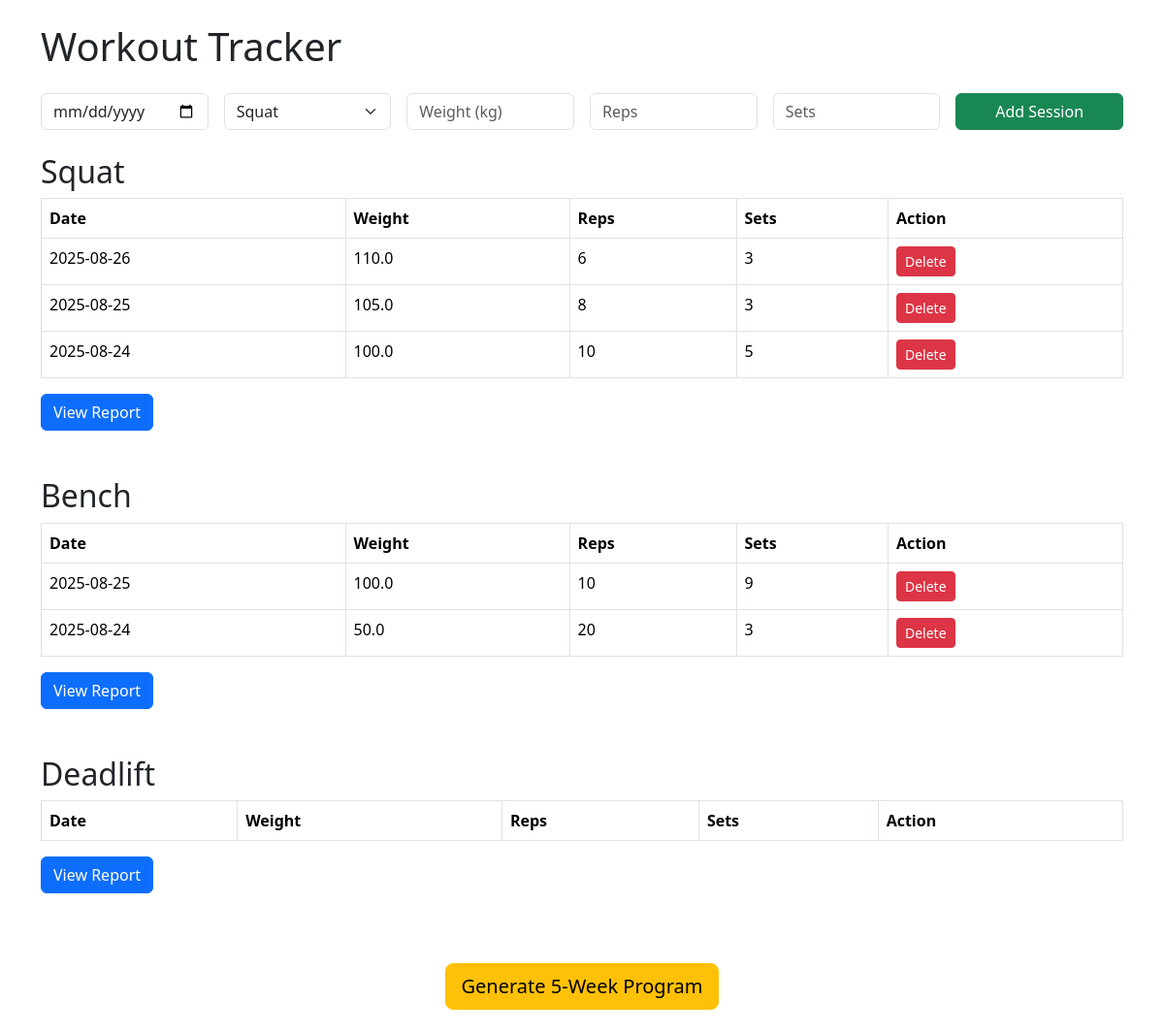
The page / on the database its author committed.
### tables this page shows
CREATE TABLE lifts (
            id INTEGER PRIMARY KEY AUTOINCREMENT,
            date TEXT,
            lift_type TEXT,
            weight REAL,
            reps INTEGER,
            sets INTEGER
        );

### app.py (the view)
@app.route("/")
def index():
    conn = sqlite3.connect("data/lifts.db")
    c = conn.cursor()
    squat = c.execute("SELECT * FROM lifts WHERE lift_type='Squat' ORDER BY date DESC").fetchall()
    bench = c.execute("SELECT * FROM lifts WHERE lift_type='Bench' ORDER BY date DESC").fetchall()
    deadlift = c.execute("SELECT * FROM lifts WHERE lift_type='Deadlift' ORDER BY date DESC").fetchall()
    conn.close()
    return render_template("index.html", squat=squat, bench=bench, deadlift=deadlift)

### templates/index.html (shortened to what this page needs)
<!DOCTYPE html>
<html>
<head>
  <link href="https://cdn.jsdelivr.net/npm/bootstrap@5.3.2/dist/css/bootstrap.min.css" rel="stylesheet">
</head>
<body class="container py-4">
  <h1 class="mb-4">Workout Tracker</h1>
  <form action="/add" method="post" class="row g-3 mb-4">
    <div class="col-md-2">
      <input type="date" name="date" class="form-control" required>
    </div>
    <div class="col-md-2">
      <select name="lift_type" class="form-select" required>
        <option value="Squat">Squat</option>
      </select>
    </div>
    <div class="col-md-2">
      <input type="number" step="0.1" name="weight" class="form-control" placeholder="Weight (kg)" required>
    </div>
    <div class="col-md-2">
      <input type="number" name="reps" class="form-control" placeholder="Reps" required>
    </div>
    <div class="col-md-2">
      <input type="number" name="sets" class="form-control" placeholder="Sets" required>
    </div>
    <div class="col-md-2">
      <button type="submit" class="btn btn-success w-100">Add Session</button>
    </div>
  </form>
  <h2>Squat</h2>
  <table class="table table-bordered">
    <tr><th>Date</th><th>Weight</th><th>Reps</th><th>Sets</th><th>Action</th></tr>
    {% for row in squat %}
    <tr>
      <td>{{ row[1] }}</td>
      <td>{{ row[3] }}</td>
      <td>{{ row[4] }}</td>
      <td>{{ row[5] }}</td>
      <td><a href="/delete/{{ row[0] }}" class="btn btn-danger btn-sm">Delete</a></td>
    </tr>
    {% endfor %}
  </table>
  <a href="{{ url_for('report', lift_type='Squat') }}" class="btn btn-primary mb-5">View Report</a>
  <h2>Bench</h2>
  <table class="table table-bordered">
    <tr><th>Date</th><th>Weight</th><th>Reps</th><th>Sets</th><th>Action</th></tr>
    {% for row in bench %}
    <tr>
      <td>{{ row[1] }}</td>
      <td>{{ row[3] }}</td>
      <td>{{ row[4] }}</td>
      <td>{{ row[5] }}</td>
      <td><a href="/delete/{{ row[0] }}" class="btn btn-danger btn-sm">Delete</a></td>
    </tr>
    {% endfor %}
  </table>
  <a href="{{ url_for('report', lift_type='Bench') }}" class="btn btn-primary mb-5">View Report</a>
  <h2>Deadlift</h2>
  <table class="table table-bordered">
    <tr><th>Date</th><th>Weight</th><th>Reps</th><th>Sets</th><th>Action</th></tr>
  </table>
  <a href="{{ url_for('report', lift_type='Deadlift') }}" class="btn btn-primary mb-5">View Report</a>
  <div class="text-center mt-4">
    <a href="{{ url_for('program') }}" class="btn btn-warning btn-lg">Generate 5-Week Program</a>
  </div>
</body>
</html>

### rows shown on the page
lifts: date "2025-08-26", weight "110.0", reps "6", sets "3"
lifts: date "2025-08-25", weight "105.0", reps "8", sets "3"
lifts: date "2025-08-24", weight "100.0", reps "10", sets "5"
lifts: date "2025-08-25", weight "100.0", reps "10", sets "9"
lifts: date "2025-08-24", weight "50.0", reps "20", sets "3"
